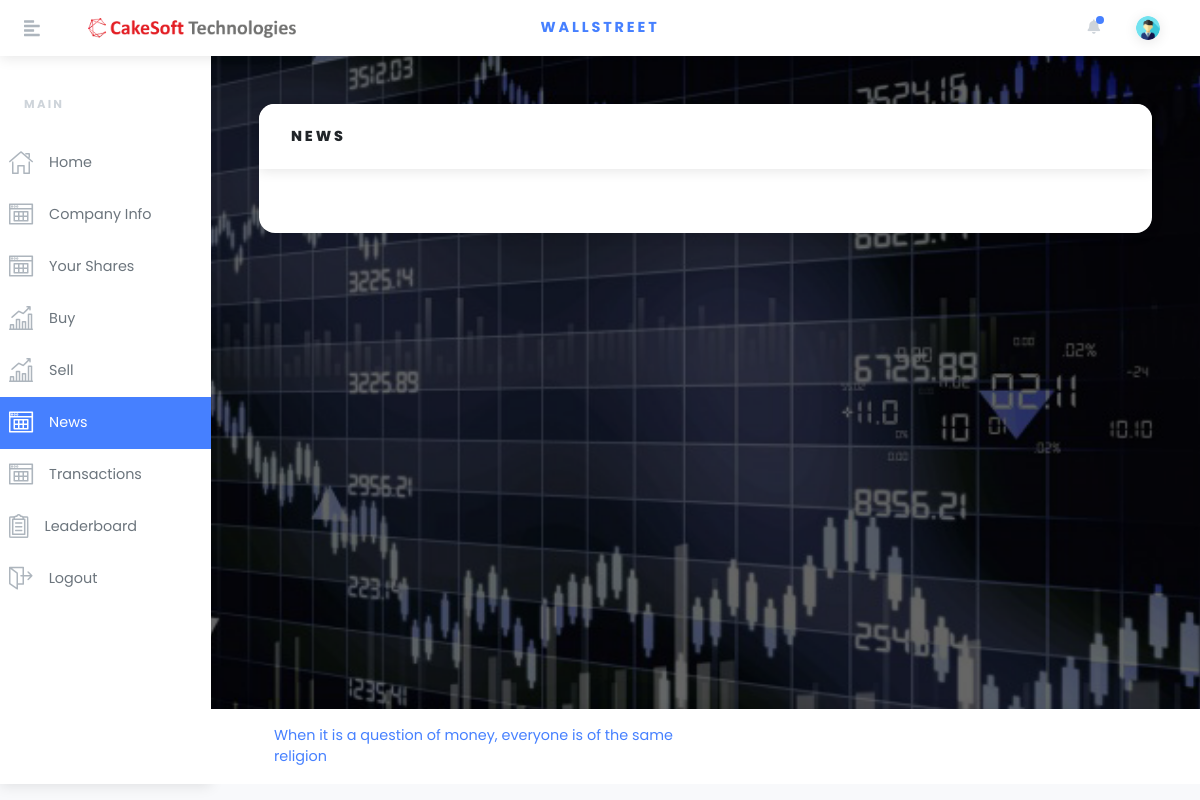
Page /news/ (signed in) on the earlier database version.
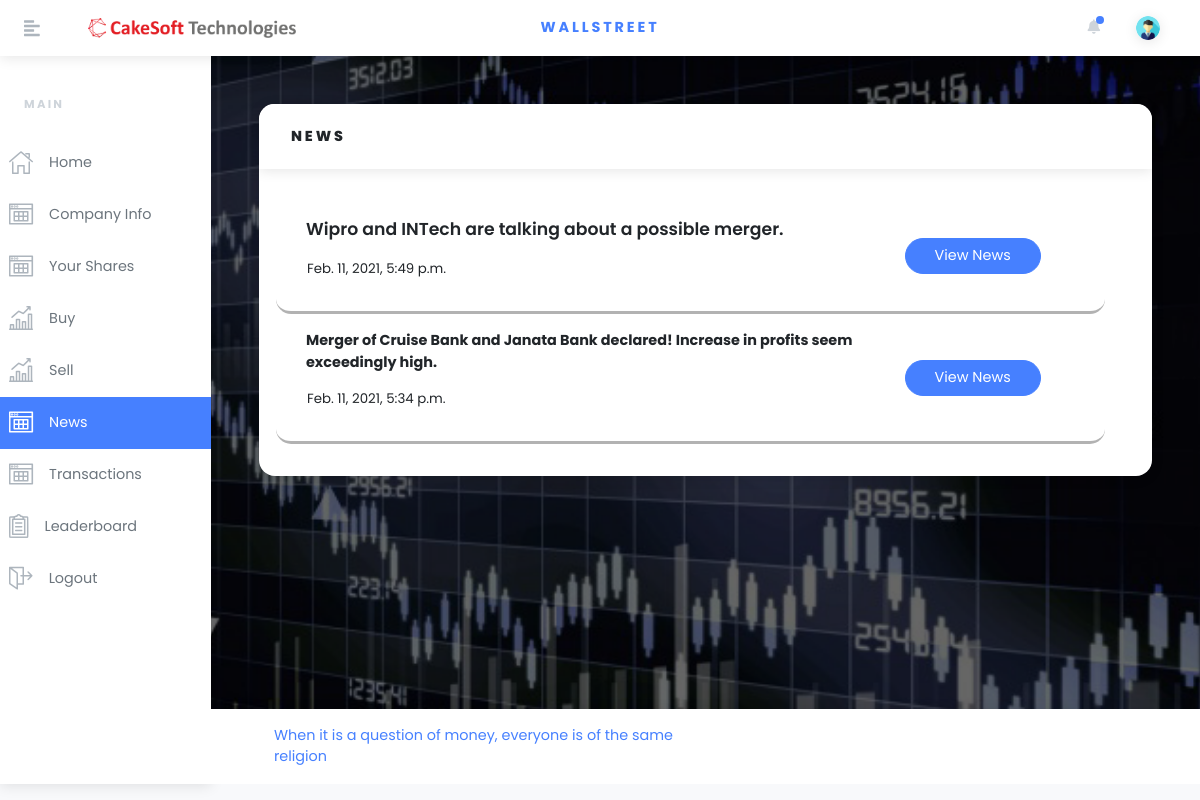
Same page on the later database version.
### bazaar/models.py (models this page shows, shortened)
class News(models.Model):
    title = models.CharField(max_length=50)
    description = models.CharField(max_length=200)
    time = models.DateTimeField(default=datetime.now)

### bazaar/views.py (the view)
# urls.py: path('news/', views.NewsView.as_view(), name='news'),
class NewsView(View):
    template = 'bazaar/news.html'
    def get(self, request):
        profile = Profile.objects.filter(user=User.objects.get(
            username=request.user.username)).first()
        sensex = Global.objects.filter(pk=1).first().sensex
        news = News.objects.all()
        context = {"profile": profile, "sensex": sensex, "news": news[::-1]}
        return render(request, self.template, context)

### bazaar/templates/bazaar/news.html (shortened to what the changed rows need)
{% load static %}
<!DOCTYPE html>
<html>
  <head>
    <link
      rel="stylesheet"
      href="{% static 'bazaar/vendor/bootstrap/css/bootstrap.min.css'%}"
    />
    <link
      rel="stylesheet"
      href="https://use.fontawesome.com/releases/v5.3.1/css/all.css"
    />
    <link rel="stylesheet" href="{% static 'bazaar/css/orionicons.css'%}" />
    <link
      rel="stylesheet"
      href="{% static 'bazaar/css/style.default.css'%}"
      id="theme-stylesheet"
    />
    <link rel="stylesheet" href="{% static 'bazaar/css/custom.css'%}" />
  </head>
  <body onload="start()">
    <div class="d-flex align-items-stretch">
      <div class="page-holder w-100 d-flex flex-wrap">
        <div class="container-fluid px-xl-5">
          <section class="py-5">
            <div class="row">
              <div class="col-lg-12 mb-4">
                <div class="card">
                  <div class="card-body">
                    {% for n in news %}
                    <div
                      class="row d-flex justify-content-around align-items-center p-3"
                      style="
                        width: 100%;
                        border-bottom: 3px solid rgba(0, 0, 0, 0.3);
                        border-radius: 15px;
                      "
                    >
                      <div class="col-lg-9">
                        <div class="form-group">
                          <div class="input-group-append">
                            {% if n == news.0 %}
                            <big type="text" style="font-weight: 600"
                              >{{ n.title }}</big
                            >
                            {% else %}
                            <strong type="text" style="..."
                              >{{ n.title }}</strong
                            >
                            {% endif %}
                          </div>
                        </div>
                        <p style="text-align: left; font-size: 10pt">
                          {{ n.time }}
                        </p>
                      </div>
                      <div class="col-lg-3">
                        <button
                          type="button"
                          id="{{ n.pk }}"
                          data-toggle="modal"
                          data-target="#myModal{{ n.pk }}"
                          class="btn btn-primary ml-auto"
                        >
                          View News
                        </button>
                      </div>
                    </div>
                    {% endfor %}
                  </div>
                </div>
              </div>
            </div>
          </section>
        </div>
      </div>
    </div>
  </body>
</html>

Differences in the rows shown:
added News: title "Wipro and INTech are talking about a possible merger.", time "Feb. 11, 2021, 5:49 p.m."
added News: title "Merger of Cruise Bank and Janata Bank declared! Increase in profits seem exceedingly high.", time "Feb. 11, 2021, 5:34 p.m."
